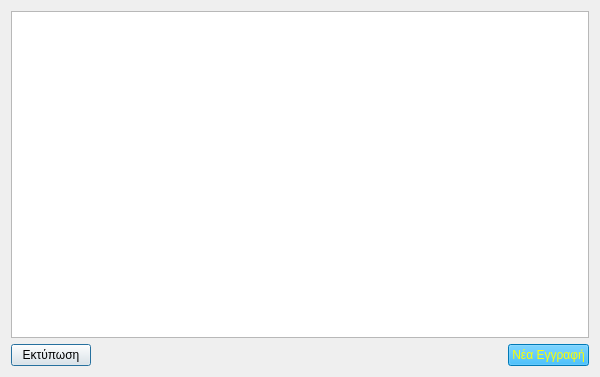
<?xml version="1.0" encoding="UTF-8"?>
<ui version="4.0">
 <class>Dialog</class>
 <widget class="QDialog" name="Dialog">
  <property name="geometry">
   <rect>
    <x>0</x>
    <y>0</y>
    <width>600</width>
    <height>377</height>
   </rect>
  </property>
  <property name="minimumSize">
   <size>
    <width>264</width>
    <height>297</height>
   </size>
  </property>
  <property name="windowTitle">
   <string>Γενική Φόρμα</string>
  </property>
  <layout class="QVBoxLayout" name="verticalLayout">
   <item>
    <widget class="QTableWidget" name="t_tabl">
     <property name="sortingEnabled">
      <bool>true</bool>
     </property>
     <attribute name="horizontalHeaderVisible">
      <bool>true</bool>
     </attribute>
     <attribute name="horizontalHeaderShowSortIndicator" stdset="0">
      <bool>true</bool>
     </attribute>
     <attribute name="verticalHeaderVisible">
      <bool>false</bool>
     </attribute>
    </widget>
   </item>
   <item>
    <layout class="QHBoxLayout" name="horizontalLayout">
     <item>
      <widget class="QPushButton" name="b_printPreview">
       <property name="text">
        <string>Εκτύπωση</string>
       </property>
      </widget>
     </item>
     <item>
      <spacer name="horizontalSpacer">
       <property name="orientation">
        <enum>Qt::Horizontal</enum>
       </property>
       <property name="sizeHint" stdset="0">
        <size>
         <width>40</width>
         <height>20</height>
        </size>
       </property>
      </spacer>
     </item>
     <item>
      <widget class="QPushButton" name="b_newRec">
       <property name="autoFillBackground">
        <bool>false</bool>
       </property>
       <property name="styleSheet">
        <string notr="true">background-color: rgb(0, 170, 255);
color: rgb(255, 255, 0);</string>
       </property>
       <property name="text">
        <string>Νέα Εγγραφή</string>
       </property>
       <property name="icon">
        <iconset resource="res.qrc">
         <normaloff>:/pr/tst</normaloff>:/pr/tst</iconset>
       </property>
      </widget>
     </item>
    </layout>
   </item>
  </layout>
 </widget>
 <resources>
  <include location="res.qrc"/>
 </resources>
 <connections/>
</ui>
